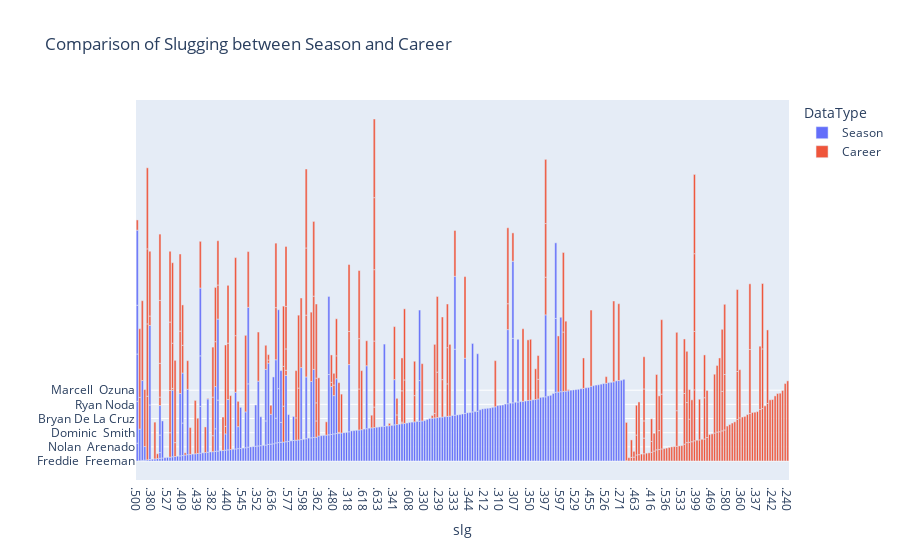

Notebook code cell kept with this figure:
### Code cell
combined_data = pd.concat([player_season.assign(DataType='Season'),
                           player_career.assign(DataType='Career')])
fig = px.bar(combined_data, x='slg', y='FullName', color='DataType',
             title='Comparison of Slugging between Season and Career',
             orientation='v')
fig.update_layout(yaxis=dict(title=''))
fig.show()

### Figure 1 — Plotly figure (JSON) as saved in the notebook; plotly's stock layout.template omitted (floating-point values rounded to 4 significant figures; data arrays with more than 128 entries replaced by an {"elided": "..."} marker saying what was removed)
{"data": [{"alignmentgroup": "True", "hovertemplate": "DataType=Season<br>slg=%{x}<br>FullName=%{y}<extra></extra>", "legendgroup": "Season", "marker": {"color": "#636efa", "pattern": {"shape": ""}}, "name": "Season", "offsetgroup": "Season", "orientation": "v", "showlegend": true, "textposition": "auto", "type": "bar", "x": {"elided": "274 str values"}, "xaxis": "x", "y": {"elided": "274 str values"}, "yaxis": "y"}, {"alignmentgroup": "True", "hovertemplate": "DataType=Career<br>slg=%{x}<br>FullName=%{y}<extra></extra>", "legendgroup": "Career", "marker": {"color": "#EF553B", "pattern": {"shape": ""}}, "name": "Career", "offsetgroup": "Career", "orientation": "v", "showlegend": true, "textposition": "auto", "type": "bar", "x": {"elided": "274 str values"}, "xaxis": "x", "y": {"elided": "274 str values"}, "yaxis": "y"}], "layout": {"barmode": "relative", "legend": {"title": {"text": "DataType"}, "tracegroupgap": 0}, "title": {"text": "Comparison of Slugging between Season and Career"}, "xaxis": {"anchor": "y", "domain": [0, 1], "title": {"text": "slg"}}, "yaxis": {"anchor": "x", "domain": [0, 1], "title": {"text": ""}}}}
